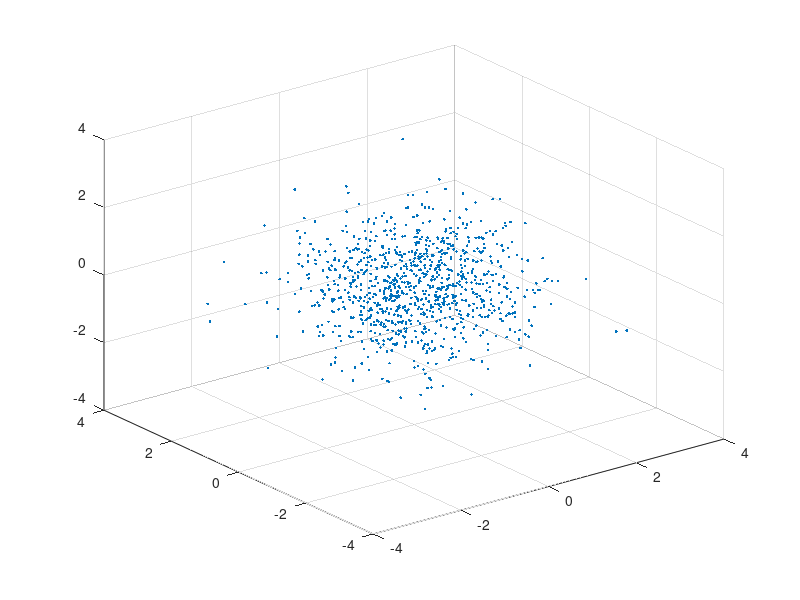

Write the MATLAB code that produced this figure.
clear;
clc;
close all;

%sDM2 = DM2_create_gaussianWithHole(2, 1000, .1, 'uniform'); 
%DM2 = DM2_create_gaussianWithHole(2, 1000, .5, 'Gaussian');
%DM2 = DM2_create_densityWithHole(3, 1000, .3, 'uniform'); 
%DM2 = DM2_create_densityWithHole(3, 1000, 1, 'Gaussian'); 
DM2=randn(3,1000);
x=DM2(1,:);
y=DM2(2,:);
z=DM2(3,:);
%plot(x,y, '.');
plot3(x,y,z, '.');
grid on;
